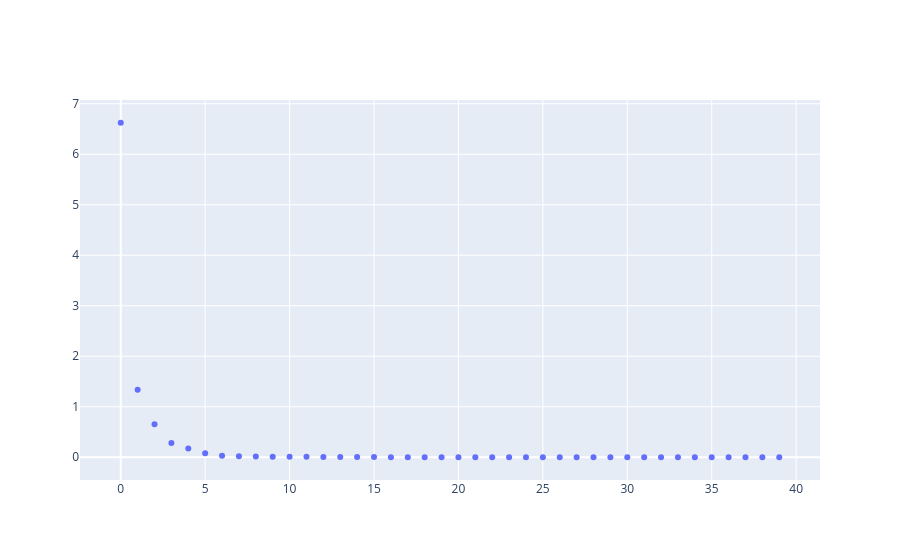

Write notebook code for a chart like this one.
### Code cell
# generate 2 directions from PCA over parameter space
trajectory_flat = []
for params in trajectory:
    flat_params = torch.cat([p.flatten() for p in params.values()])
    trajectory_flat.append(flat_params.numpy())
    
# center the trajectory
trajectory_flat     = np.array(trajectory_flat)
trajectory_mean     = np.mean(trajectory_flat, axis=0)
trajectory_centered = trajectory_flat - trajectory_mean # [nBatches, nParams]

# perform PCA
U, S, Vt = np.linalg.svd(trajectory_centered, full_matrices=False)
principal_components = Vt[:2]
go.Figure(data=[go.Scatter(y=S, mode="markers")]).show()

# calculate param norm of state_backup
param_norm = torch.cat([p.flatten() for p in STATE_BACKUP.values()]).norm().item()
print(f"param norm at 'center point': {param_norm}")

dir1 = principal_components[0] * param_norm
dir2 = principal_components[1] * param_norm

# reshape DIRS to match the model parameters dict shape
DIR1, DIR2 = {}, {}
idx = 0
for key, value in STATE_BACKUP.items():
    shape = value.shape
    size  = value.numel()
    DIR1[key] = torch.tensor(dir1[idx:idx+size]).view(shape)
    DIR2[key] = torch.tensor(dir2[idx:idx+size]).view(shape)
    idx += size

SAMPLES = next(iter(loader_valid))
model = model.train()

### Figure 1 — Plotly figure (JSON) as saved in the notebook; plotly's stock layout.template omitted (floating-point values rounded to 4 significant figures)
{"data": [{"mode": "markers", "type": "scatter", "y": [6.624, 1.335, 0.6556, 0.2826, 0.1711, 0.07693, 0.02916, 0.02125, 0.01652, 0.01207, 0.009404, 0.008362, 0.006502, 0.005636, 0.003646, 0.003023, 0.001935, 0.001276, 0.001109, 0.0007162, 0.0006207, 0.0005119, 0.0004268, 0.0003541, 0.0003034, 0.000262, 0.0001637, 0.0001368, 0.0001268, 0.0001212, 6.811e-05, 5.438e-05, 4.98e-05, 3.342e-05, 2.561e-05, 1.659e-05, 1.332e-05, 9.025e-06, 5.834e-06, 5.16e-06]}], "layout": {}}
